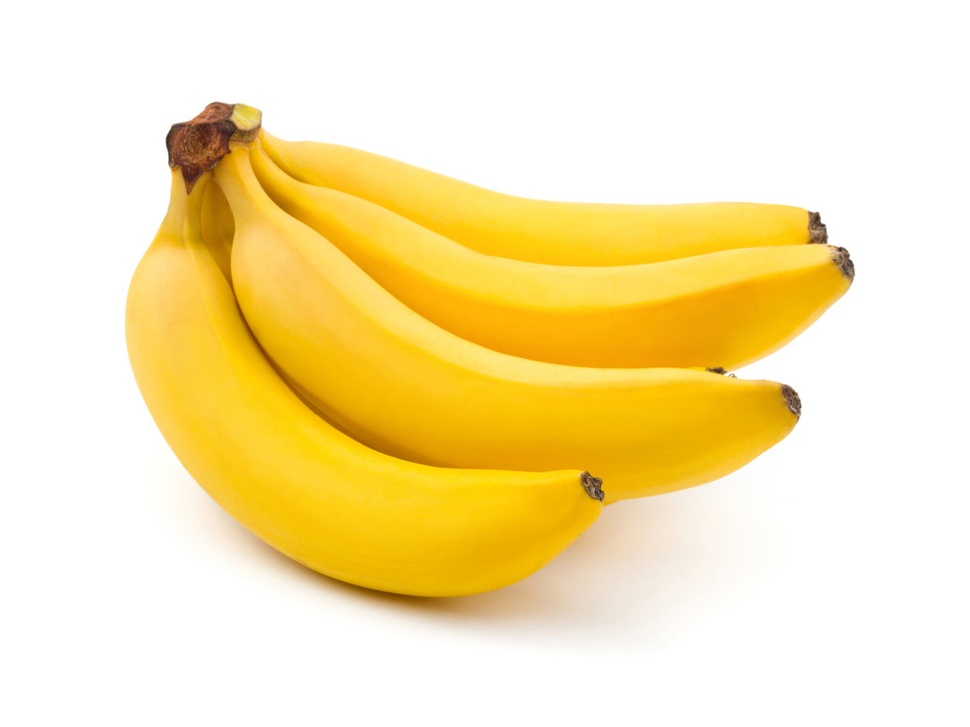
#> input picture images/bananos.jpg, 970 x 727 px, shrunk from 1200 x 900 before the run
$ jupyter execute --allow-errors 01_Metodos_procesamiento_imagenes.ipynb   (shell and % lines are left out)   (older library calls are emulated)
#> lines starting #> are read from the running program, lines starting #| are printed output that depends on the picture; after the words box and inside, x2 and y2 are one past the last pixel; in counts of white or black regions, pixels touching at a corner belong together
# Métodos utilizados en el procesamiento de imágenes

Important Notes:

- OpenCV and Matplotlib expect different orders of the RGB channels
    - Matplotlib Orders: RED GREEN BLUE
    - OpenCV Orders: BLUE GREEN RED

## Import Libraries

[cell 1]
import numpy as np
import matplotlib.pyplot as plt
import cv2
from PIL import Image

## Read Data

[cell 2]
# Abrimos la imagen con openCV: Se trata de una matriz de numpy
img = cv2.imread('../images/bananos.jpg')
#> img is the input picture: shape (727, 970, 3); mean B, G, R 178.6, 231.4, 249.4
type(img)
plt.imshow(img, cmap='gray');

[cell 3]
# Abrimos la imagen con openCV: Se trata de una matriz de numpy
img2 = cv2.imread('../images/fruta.jpg')
type(img2)
#> (the rest of this cell did not finish here and is left out)

# Segmentación de Objetos

## Create Mask

[cell 4]
threshold = 240
# Paso la imagen a escala de grises
gray_img = cv2.cvtColor(img, cv2.COLOR_BGR2GRAY)
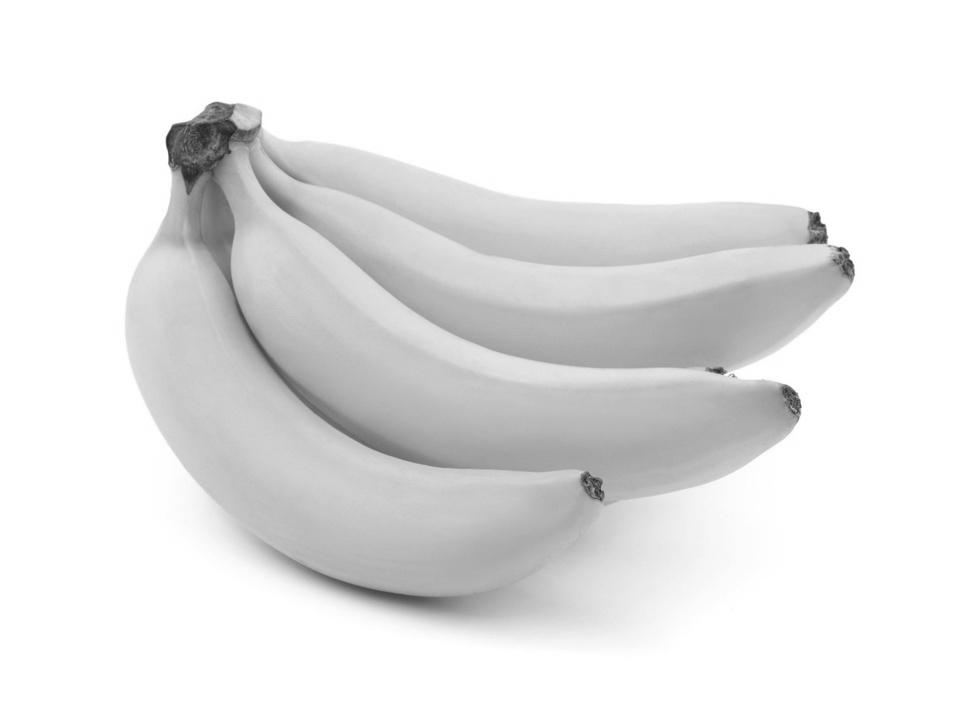
#> gray_img: shape (727, 970); min 30, max 255, mean 230.8
# creo la máscara
mask = np.uint8((gray_img<threshold)*255)
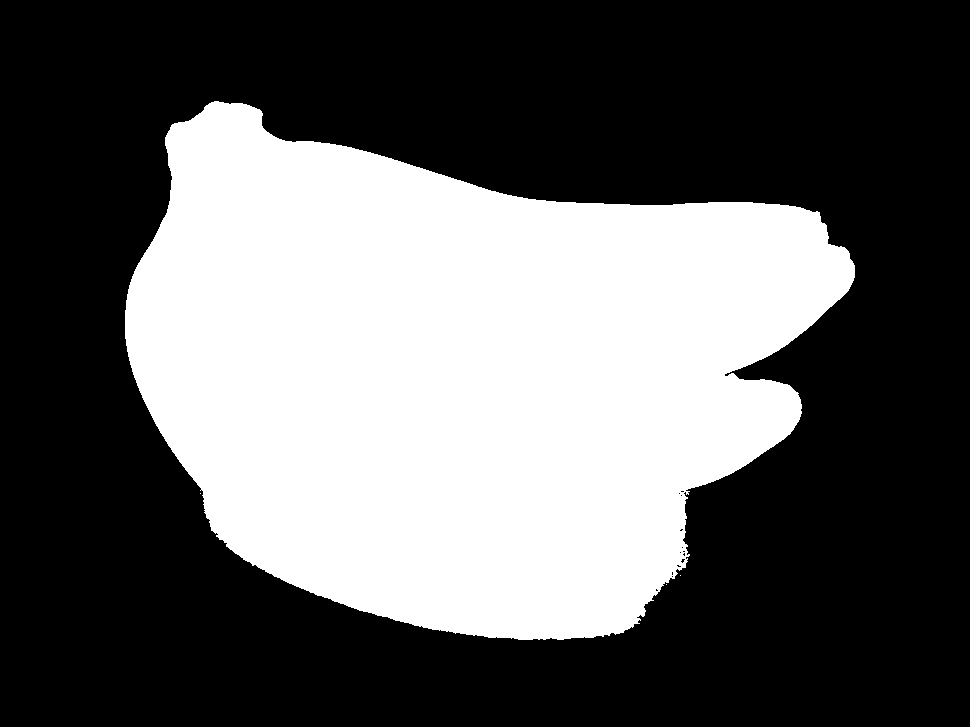
#> mask: shape (727, 970); 37.4% white; 4 white regions (3 under 20 px), largest, box (x1, y1, x2, y2) and area: (125, 101, 855, 640) 263645
plt.imshow(mask, cmap='gray');

[cell 5]
threshold = 60
# Paso la imagen a escala de grises
#> (the rest of this cell did not finish here and is left out)

## ¿Cómo determinar el umbral para diferenciar el fondo del objeto?

- Algortimo OTSU

[cell 6]
umbral,_ = cv2.threshold(gray_img, 0, 255, cv2.THRESH_OTSU)
#> umbral = 220
print('Método OTSU determina umbral en:',umbral)
#| Método OTSU determina umbral en: 220.0
mask = np.uint8((gray_img<umbral)*255)
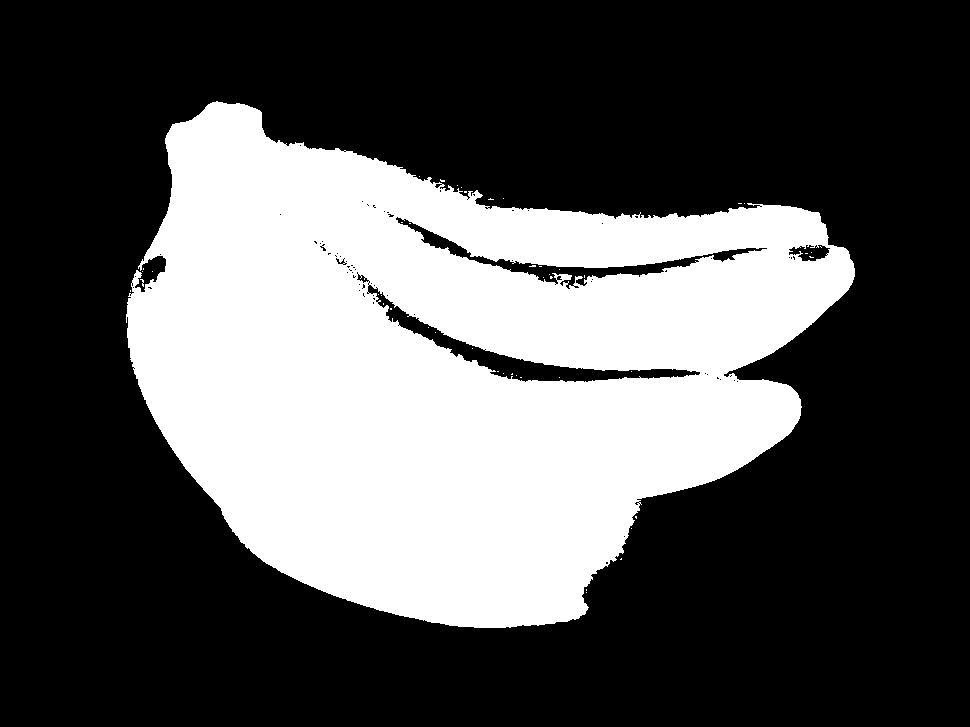
#> mask: shape (727, 970); 33.6% white; 47 white regions (46 under 20 px), largest, box (x1, y1, x2, y2) and area: (126, 101, 855, 628) 237048
plt.imshow(mask, cmap='gray');

$ run again, with images/balls.jpg copied over images/bananos.jpg
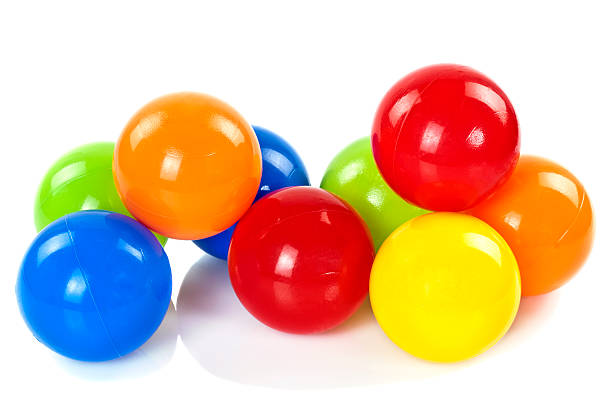
#> input picture images/balls.jpg, 612 x 406 px
#> img is the input picture: shape (406, 612, 3); mean B, G, R 165.8, 190.8, 224.6
#> `mask = np.uint8((gray_img<threshold)*255)`:
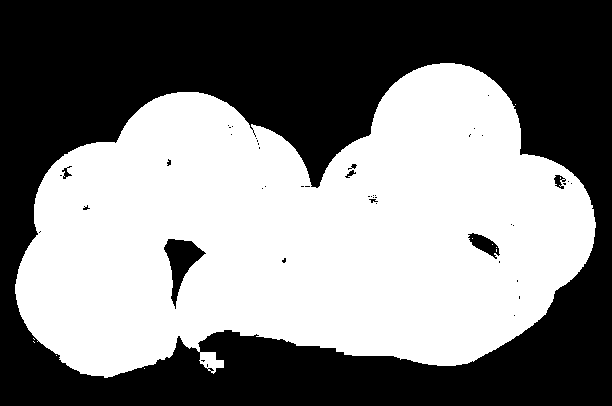
#> mask: shape (406, 612); 50.2% white; 47 black regions (40 under 20 px), largest, box (x1, y1, x2, y2) and area: (0, 0, 612, 406) 121863, (164, 239, 206, 309) 1175, (468, 233, 500, 259) 387
#> umbral = 177
#| Método OTSU determina umbral en: 177.0
#> `mask = np.uint8((gray_img<umbral)*255)`:
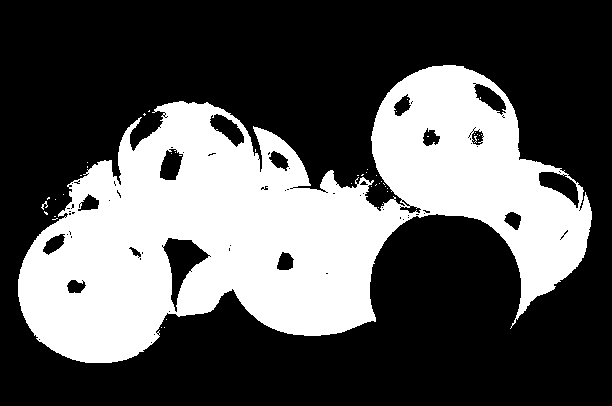
#> mask: shape (406, 612); 34.3% white; 47 white regions (45 under 20 px), largest, box (x1, y1, x2, y2) and area: (18, 65, 592, 363) 85022, (41, 201, 48, 210) 24
